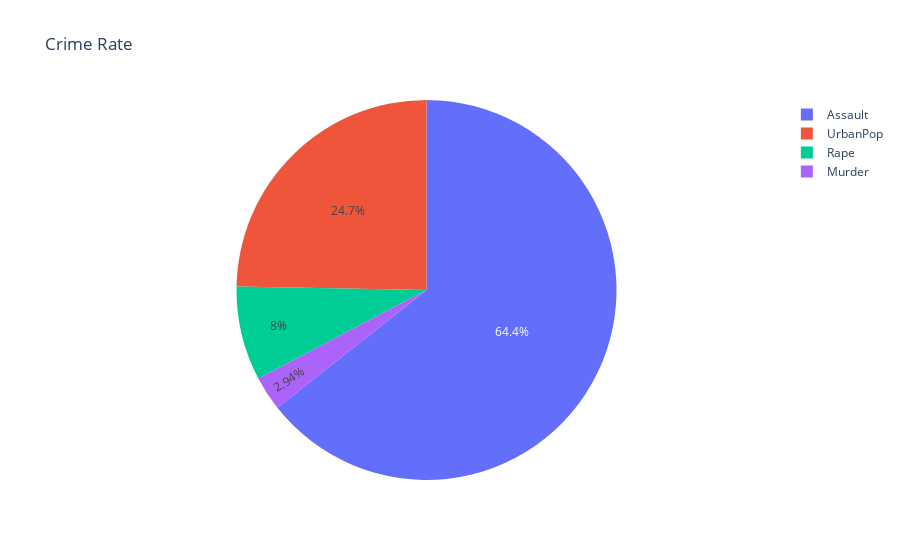

Write notebook code for a chart like this one.
### Code cell
fig = px.pie(df1, values='Total', names='Crime', title="Crime Rate")
fig.show()

### Figure 1 — Plotly figure (JSON) as saved in the notebook; plotly's stock layout.template omitted (floating-point values rounded to 4 significant figures)
{"data": [{"domain": {"x": [0, 1], "y": [0, 1]}, "hovertemplate": "Crime=%{label}<br>Total=%{value}<extra></extra>", "labels": ["Murder", "Assault", "UrbanPop", "Rape"], "legendgroup": "", "name": "", "showlegend": true, "type": "pie", "values": [389.4, 8538, 3277, 1062.0]}], "layout": {"legend": {"tracegroupgap": 0}, "title": {"text": "Crime Rate"}}}
